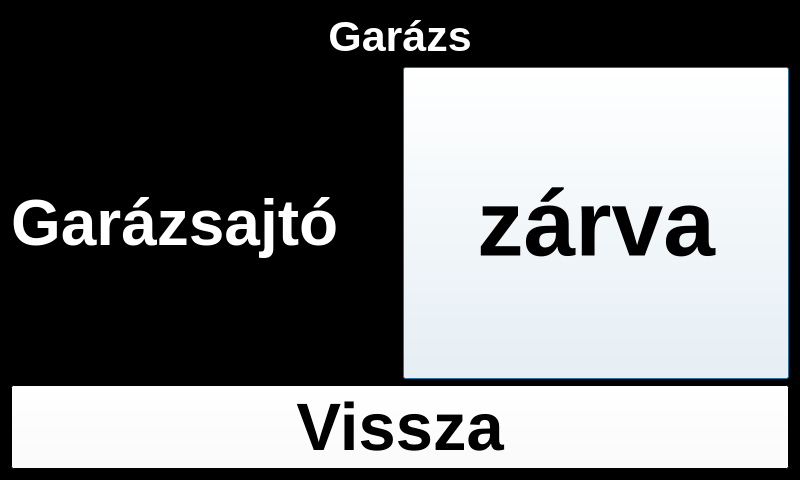
<?xml version="1.0" encoding="UTF-8"?>
<ui version="4.0">
 <class>Smarthome</class>
 <widget class="QDialog" name="Smarthome">
  <property name="enabled">
   <bool>true</bool>
  </property>
  <property name="geometry">
   <rect>
    <x>0</x>
    <y>0</y>
    <width>800</width>
    <height>480</height>
   </rect>
  </property>
  <property name="palette">
   <palette>
    <active>
     <colorrole role="WindowText">
      <brush brushstyle="SolidPattern">
       <color alpha="255">
        <red>255</red>
        <green>255</green>
        <blue>255</blue>
       </color>
      </brush>
     </colorrole>
     <colorrole role="Button">
      <brush brushstyle="SolidPattern">
       <color alpha="255">
        <red>255</red>
        <green>255</green>
        <blue>255</blue>
       </color>
      </brush>
     </colorrole>
     <colorrole role="Midlight">
      <brush brushstyle="SolidPattern">
       <color alpha="255">
        <red>255</red>
        <green>255</green>
        <blue>255</blue>
       </color>
      </brush>
     </colorrole>
     <colorrole role="Dark">
      <brush brushstyle="SolidPattern">
       <color alpha="255">
        <red>255</red>
        <green>255</green>
        <blue>255</blue>
       </color>
      </brush>
     </colorrole>
     <colorrole role="Mid">
      <brush brushstyle="SolidPattern">
       <color alpha="255">
        <red>255</red>
        <green>255</green>
        <blue>255</blue>
       </color>
      </brush>
     </colorrole>
     <colorrole role="Text">
      <brush brushstyle="SolidPattern">
       <color alpha="255">
        <red>0</red>
        <green>0</green>
        <blue>0</blue>
       </color>
      </brush>
     </colorrole>
     <colorrole role="ButtonText">
      <brush brushstyle="SolidPattern">
       <color alpha="255">
        <red>0</red>
        <green>0</green>
        <blue>0</blue>
       </color>
      </brush>
     </colorrole>
     <colorrole role="Base">
      <brush brushstyle="SolidPattern">
       <color alpha="255">
        <red>255</red>
        <green>255</green>
        <blue>255</blue>
       </color>
      </brush>
     </colorrole>
     <colorrole role="Window">
      <brush brushstyle="SolidPattern">
       <color alpha="255">
        <red>0</red>
        <green>0</green>
        <blue>0</blue>
       </color>
      </brush>
     </colorrole>
    </active>
    <inactive>
     <colorrole role="WindowText">
      <brush brushstyle="SolidPattern">
       <color alpha="255">
        <red>255</red>
        <green>255</green>
        <blue>255</blue>
       </color>
      </brush>
     </colorrole>
     <colorrole role="Button">
      <brush brushstyle="SolidPattern">
       <color alpha="255">
        <red>255</red>
        <green>255</green>
        <blue>255</blue>
       </color>
      </brush>
     </colorrole>
     <colorrole role="Midlight">
      <brush brushstyle="SolidPattern">
       <color alpha="255">
        <red>255</red>
        <green>255</green>
        <blue>255</blue>
       </color>
      </brush>
     </colorrole>
     <colorrole role="Dark">
      <brush brushstyle="SolidPattern">
       <color alpha="255">
        <red>255</red>
        <green>255</green>
        <blue>255</blue>
       </color>
      </brush>
     </colorrole>
     <colorrole role="Mid">
      <brush brushstyle="SolidPattern">
       <color alpha="255">
        <red>255</red>
        <green>255</green>
        <blue>255</blue>
       </color>
      </brush>
     </colorrole>
     <colorrole role="Text">
      <brush brushstyle="SolidPattern">
       <color alpha="255">
        <red>0</red>
        <green>0</green>
        <blue>0</blue>
       </color>
      </brush>
     </colorrole>
     <colorrole role="ButtonText">
      <brush brushstyle="SolidPattern">
       <color alpha="255">
        <red>0</red>
        <green>0</green>
        <blue>0</blue>
       </color>
      </brush>
     </colorrole>
     <colorrole role="Base">
      <brush brushstyle="SolidPattern">
       <color alpha="255">
        <red>255</red>
        <green>255</green>
        <blue>255</blue>
       </color>
      </brush>
     </colorrole>
     <colorrole role="Window">
      <brush brushstyle="SolidPattern">
       <color alpha="255">
        <red>0</red>
        <green>0</green>
        <blue>0</blue>
       </color>
      </brush>
     </colorrole>
    </inactive>
    <disabled>
     <colorrole role="WindowText">
      <brush brushstyle="SolidPattern">
       <color alpha="255">
        <red>255</red>
        <green>255</green>
        <blue>255</blue>
       </color>
      </brush>
     </colorrole>
     <colorrole role="Button">
      <brush brushstyle="SolidPattern">
       <color alpha="255">
        <red>255</red>
        <green>255</green>
        <blue>255</blue>
       </color>
      </brush>
     </colorrole>
     <colorrole role="Midlight">
      <brush brushstyle="SolidPattern">
       <color alpha="255">
        <red>255</red>
        <green>255</green>
        <blue>255</blue>
       </color>
      </brush>
     </colorrole>
     <colorrole role="Dark">
      <brush brushstyle="SolidPattern">
       <color alpha="255">
        <red>255</red>
        <green>255</green>
        <blue>255</blue>
       </color>
      </brush>
     </colorrole>
     <colorrole role="Mid">
      <brush brushstyle="SolidPattern">
       <color alpha="255">
        <red>255</red>
        <green>255</green>
        <blue>255</blue>
       </color>
      </brush>
     </colorrole>
     <colorrole role="Text">
      <brush brushstyle="SolidPattern">
       <color alpha="255">
        <red>255</red>
        <green>255</green>
        <blue>255</blue>
       </color>
      </brush>
     </colorrole>
     <colorrole role="ButtonText">
      <brush brushstyle="SolidPattern">
       <color alpha="255">
        <red>255</red>
        <green>255</green>
        <blue>255</blue>
       </color>
      </brush>
     </colorrole>
     <colorrole role="Base">
      <brush brushstyle="SolidPattern">
       <color alpha="255">
        <red>0</red>
        <green>0</green>
        <blue>0</blue>
       </color>
      </brush>
     </colorrole>
     <colorrole role="Window">
      <brush brushstyle="SolidPattern">
       <color alpha="255">
        <red>0</red>
        <green>0</green>
        <blue>0</blue>
       </color>
      </brush>
     </colorrole>
    </disabled>
   </palette>
  </property>
  <property name="cursor">
   <cursorShape>ArrowCursor</cursorShape>
  </property>
  <property name="windowTitle">
   <string>Smart Home</string>
  </property>
  <layout class="QVBoxLayout" name="verticalLayout">
   <item>
    <widget class="QLabel" name="label_2">
     <property name="sizePolicy">
      <sizepolicy hsizetype="Preferred" vsizetype="Maximum">
       <horstretch>0</horstretch>
       <verstretch>0</verstretch>
      </sizepolicy>
     </property>
     <property name="minimumSize">
      <size>
       <width>0</width>
       <height>50</height>
      </size>
     </property>
     <property name="font">
      <font>
       <pointsize>32</pointsize>
       <weight>75</weight>
       <bold>true</bold>
      </font>
     </property>
     <property name="layoutDirection">
      <enum>Qt::LeftToRight</enum>
     </property>
     <property name="text">
      <string>Garázs</string>
     </property>
     <property name="alignment">
      <set>Qt::AlignCenter</set>
     </property>
    </widget>
   </item>
   <item>
    <layout class="QHBoxLayout" name="horizontalLayout">
     <item>
      <widget class="QLabel" name="label">
       <property name="minimumSize">
        <size>
         <width>200</width>
         <height>0</height>
        </size>
       </property>
       <property name="font">
        <font>
         <pointsize>48</pointsize>
         <weight>75</weight>
         <bold>true</bold>
        </font>
       </property>
       <property name="text">
        <string>Garázsajtó</string>
       </property>
      </widget>
     </item>
     <item>
      <layout class="QVBoxLayout" name="verticalLayout_2">
       <item>
        <widget class="QPushButton" name="garagebtn">
         <property name="sizePolicy">
          <sizepolicy hsizetype="Minimum" vsizetype="Preferred">
           <horstretch>0</horstretch>
           <verstretch>0</verstretch>
          </sizepolicy>
         </property>
         <property name="font">
          <font>
           <pointsize>70</pointsize>
           <weight>75</weight>
           <bold>true</bold>
          </font>
         </property>
         <property name="text">
          <string>zárva</string>
         </property>
        </widget>
       </item>
      </layout>
     </item>
    </layout>
   </item>
   <item>
    <widget class="QPushButton" name="pushButton">
     <property name="font">
      <font>
       <pointsize>50</pointsize>
       <weight>75</weight>
       <bold>true</bold>
      </font>
     </property>
     <property name="text">
      <string>Vissza</string>
     </property>
    </widget>
   </item>
  </layout>
 </widget>
 <resources/>
 <connections/>
</ui>
